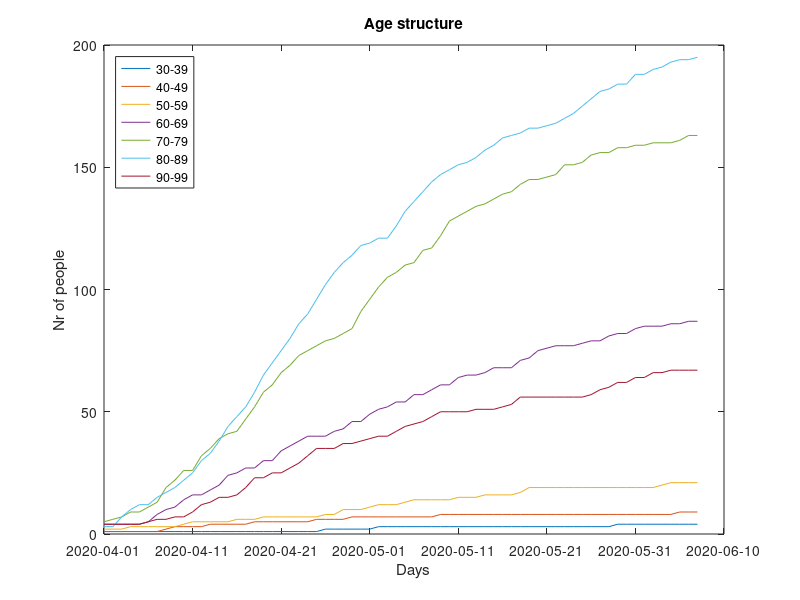

Write the MATLAB code that produced this figure.
# THIS IS AN EXAMPLE PROJECT FOR OCTAVE and matlab.
# you can download octave (free) from : https://www.gnu.org/software/octave/download.html
# To update the adat.csv file, you can downloaded raw datas best from:
# "https://hu.wikipedia.org/wiki/2020-as_COVID%E2%80%9319-koronav%C3%ADrus-j%C3%A1rv%C3%A1ny_Magyarorsz%C3%A1gon"
# First fix the unicode '-' at the first row, or any other typos :( manually... 

#used packages
pkg load signal;
pkg load data-smoothing;
pkg load financial;

# Open Input csv file
fin = fopen('agestructure.csv', 'rt');
Inputs= textscan(fin, '%s %f %f %f %f %f %f %f %f %f %f %f %f %f %f %f %f %f %f %f %f %f %f %f %f %f %f %f %f %f %f %f %f %f %f %f %f %f %f %f %f',
  'Delimiter', "\t", 'CollectOutput', 1, 'HeaderLines', 1);
fclose(fin);
DateFormatIn='yyyy-mm-dd';
StartDate= datenum(Inputs{1}(1,1), DateFormatIn);

#convert 2D array to 1D arrays
Datums = [datenum(Inputs{1})-StartDate];
for n=0:10
  da_male{n+1}  = Inputs{2}(:, 1+n*3);
  da_female{n+1}= Inputs{2}(:, 2+n*3);
  da_sum{n+1}= Inputs{2}(:, 3+n*3);
  dif_sum{n+1}= [ diff( Inputs{2}(:, 3+n*3) ); 0];
end
da_sum{n+1}
inputrows=rows(Datums)-1
iX=[0:1:inputrows]

#display curves
close all;
#figure 8
dateaxis('x',29, StartDate);
for n=4:10
  tit1=10*(n-1)
  tit= sprintf(";%d-%d;", tit1, tit1+9)
  plot(Datums, da_sum{n}, tit);
  #semilogy
  hold on;
end
dateaxis('x',29, StartDate);
legend("location", "northwest");
title('Age structure'), xlabel('Days'), ylabel('Nr of people');
hold off;
print -djpg 'figure8.jpg'
#
